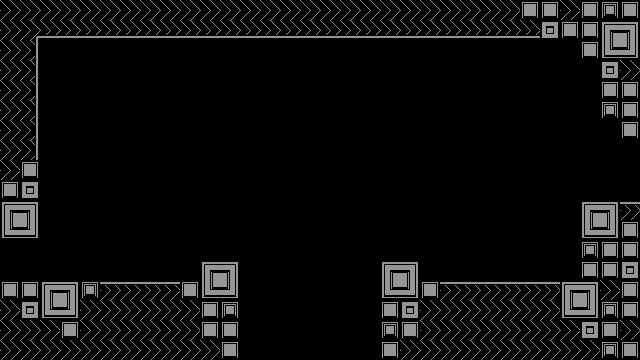

This game map was drawn from its Tiled (.tmx) file and the tilesets committed beside it. A one-line description and the trimmed map source follow:
An orthogonal 32x18 tile map with 20x20 px tiles, 2 tile layers (Tile Layer 2, Tile Layer 1), 2 tilesets and 2 objects (2x spikes).

<map version="1.0" orientation="orthogonal" width="32" height="18" tilewidth="20" tileheight="20">
 <properties>
  <property name="east" value="test" />
  <property name="north" value="" />
  <property name="south" value="test" />
  <property name="west" value="start" />
 </properties>
 <tileset firstgid="1" name="1" tilewidth="20" tileheight="20">
  <image source="../images/tiles/1.png" width="120" height="320" />
 </tileset>
 <tileset firstgid="97" name="2" tilewidth="20" tileheight="20">
  <image source="../images/tiles/2.png" width="120" height="320" />
 </tileset>
 <layer name="Tile Layer 2" width="32" height="18">
  <properties>
   <property name="tilesheet" value="1" />
  </properties>
  <data>[576 cells, 138 non-empty, 18 distinct tile ids]</data>
 </layer>
 <layer name="Tile Layer 1" width="32" height="18">
  <data>[576 cells, 210 non-empty, 17 distinct tile ids]</data>
 </layer>
 <objectgroup color="#00ffff" name="Object Layer 1" width="32" height="18" />
 <objectgroup color="#ff00ff" name="Object Layer 2" width="32" height="18">
  <object type="spikes" x="80" y="280" width="20" height="80">
   <properties>
    <property name="orientation" value="right" />
   </properties>
  </object>
  <object type="spikes" x="540" y="280" width="20" height="80">
   <properties>
    <property name="orientation" value="left" />
   </properties>
  </object>
 </objectgroup>
</map>
